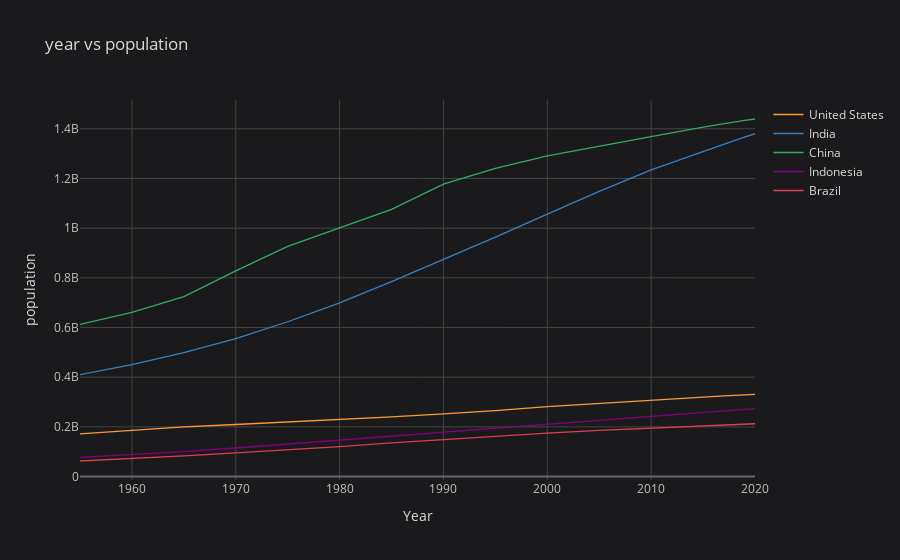

Notebook code for this chart:
### Markdown cell above
# LinePlot

### Code cell
df.iplot(kind='line',xTitle='Year',yTitle='population',title='year vs population')

### Figure 1 — Plotly figure (JSON) as saved in the notebook; plotly's stock layout.template omitted (floating-point values rounded to 4 significant figures)
{"data": [{"line": {"color": "rgba(255, 153, 51, 1.0)", "dash": "solid", "shape": "linear", "width": 1.3}, "mode": "lines", "name": "United States", "text": "", "type": "scatter", "x": [1955, 1960, 1965, 1970, 1975, 1980, 1985, 1990, 1995, 2000, 2005, 2010, 2015, 2016, 2017, 2018, 2019, 2020], "y": [171685336, 186720571, 199733676, 209513341, 219081251, 229476354, 240499825, 252120309, 265163745, 281710909, 294993511, 309011475, 320878310, 323015995, 325084756, 327096265, 329064917, 331002651]}, {"line": {"color": "rgba(55, 128, 191, 1.0)", "dash": "solid", "shape": "linear", "width": 1.3}, "mode": "lines", "name": "India", "text": "", "type": "scatter", "x": [1955, 1960, 1965, 1970, 1975, 1980, 1985, 1990, 1995, 2000, 2005, 2010, 2015, 2016, 2017, 2018, 2019, 2020], "y": [409880595, 450547679, 499123324, 555189792, 623102897, 698952844, 784360008, 873277798, 963922588, 1056575549, 1147609927, 1234281170, 1310152403, 1324517249, 1338676785, 1352642280, 1366417754, 1380004385]}, {"line": {"color": "rgba(50, 171, 96, 1.0)", "dash": "solid", "shape": "linear", "width": 1.3}, "mode": "lines", "name": "China", "text": "", "type": "scatter", "x": [1955, 1960, 1965, 1970, 1975, 1980, 1985, 1990, 1995, 2000, 2005, 2010, 2015, 2016, 2017, 2018, 2019, 2020], "y": [612241554, 660408056, 724218968, 827601394, 926240885, 1000089235, 1075589361, 1176883674, 1240920535, 1290550765, 1330776380, 1368810615, 1406847870, 1414049351, 1421021791, 1427647786, 1433783686, 1439323776]}, {"line": {"color": "rgba(128, 0, 128, 1.0)", "dash": "solid", "shape": "linear", "width": 1.3}, "mode": "lines", "name": "Indonesia", "text": "", "type": "scatter", "x": [1955, 1960, 1965, 1970, 1975, 1980, 1985, 1990, 1995, 2000, 2005, 2010, 2015, 2016, 2017, 2018, 2019, 2020], "y": [77273425, 87751068, 100267062, 114793178, 130680727, 147447836, 164982451, 181413402, 196934260, 211513823, 226289470, 241834215, 258383256, 261556381, 264650963, 267670543, 270625568, 273523615]}, {"line": {"color": "rgba(219, 64, 82, 1.0)", "dash": "solid", "shape": "linear", "width": 1.3}, "mode": "lines", "name": "Brazil", "text": "", "type": "scatter", "x": [1955, 1960, 1965, 1970, 1975, 1980, 1985, 1990, 1995, 2000, 2005, 2010, 2015, 2016, 2017, 2018, 2019, 2020], "y": [62533919, 72179226, 83373530, 95113265, 107216205, 120694009, 135274080, 149003223, 162019896, 174790340, 186127103, 195713635, 204471769, 206163053, 207833823, 209469323, 211049527, 212559417]}], "layout": {"legend": {"bgcolor": "#1A1A1C", "font": {"color": "#D9D9D9"}}, "paper_bgcolor": "#1A1A1C", "plot_bgcolor": "#1A1A1C", "title": {"font": {"color": "#D9D9D9"}, "text": "year vs population"}, "xaxis": {"gridcolor": "#434343", "showgrid": true, "tickfont": {"color": "#C2C2C2"}, "title": {"font": {"color": "#D9D9D9"}, "text": "Year"}, "zerolinecolor": "#666570"}, "yaxis": {"gridcolor": "#434343", "showgrid": true, "tickfont": {"color": "#C2C2C2"}, "title": {"font": {"color": "#D9D9D9"}, "text": "population"}, "zerolinecolor": "#666570"}}}
